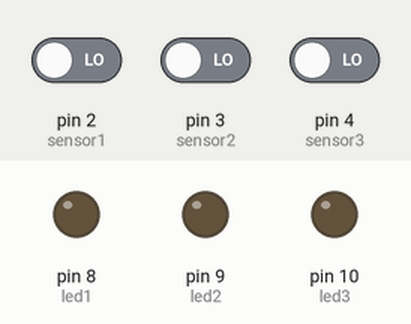
The sketch below on a simulated Arduino Uno, built with avr-gcc and run on an emulated ATmega328P. Parts: output pins drawn as LEDs (lit = HIGH). The inputs (shaded band) are chosen by the test bench; at power-on: pin 2 (sensor1) LOW, pin 3 (sensor2) LOW, pin 4 (sensor3) LOW. What the sketch prints to the serial monitor is not drawn.

Above: at 1.2 s.
1.3 s: pin 2 (sensor1) driven HIGH
At 1.6 s:
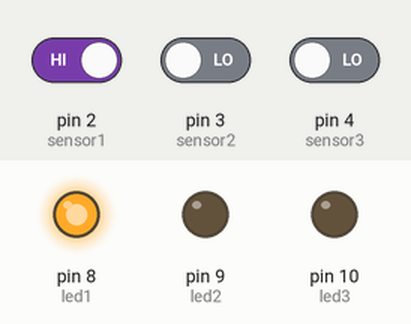
2.8 s: pin 3 (sensor2) driven HIGH
At 3.9 s:
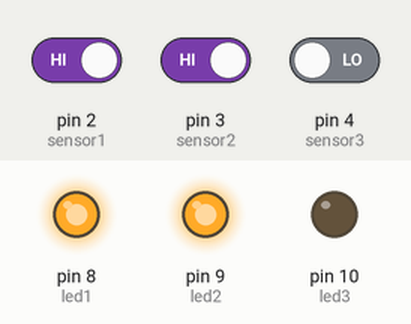
4.3 s: pin 4 (sensor3) driven HIGH
At 4.6 s:
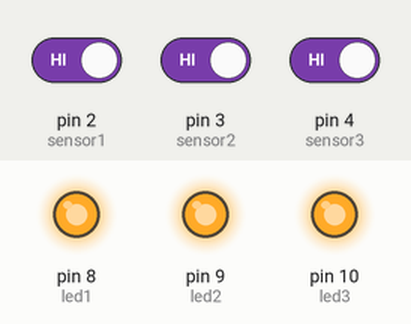
5.8 s: pin 2 (sensor1) driven LOW
At 7.0 s:
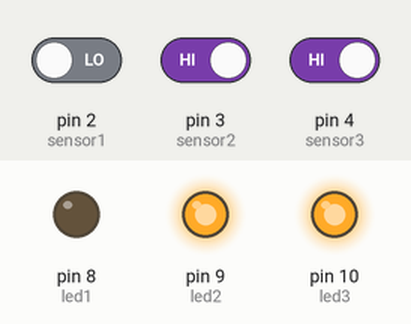
7.3 s: pin 3 (sensor2) driven LOW
At 8.3 s:
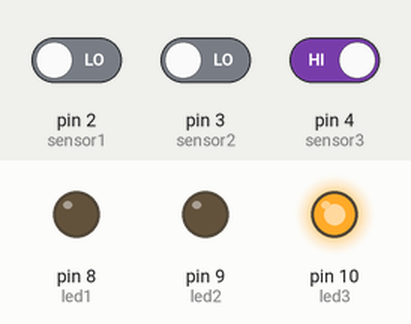
8.8 s: pin 2 (sensor1) driven HIGH
At 9.7 s:
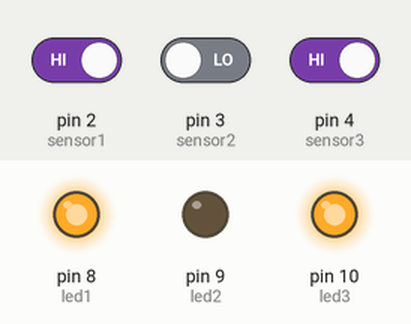
Timing chart, 0 to 11.3 s (numbered marks = the images above; inputs shaded):
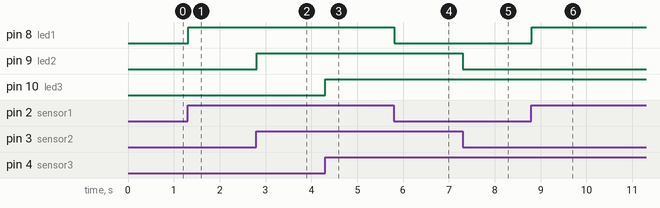

The sketch:

trial_3.ino
```cpp
int led1 = 8;
int led2 = 9;
int led3 = 10;
int sensor1 = 2;
int sensor2 = 3;
int sensor3 = 4;
void setup() {
  pinMode(led1, OUTPUT);
  pinMode(sensor1, INPUT);
  pinMode(led2, OUTPUT);
  pinMode(sensor2, INPUT);
  pinMode(led3, OUTPUT);
  pinMode(sensor3, INPUT);
  Serial.begin(9600);
}

void loop() {
  int sensorval1 = digitalRead(sensor1);
  Serial.println(sensorval1);

  if (sensorval1 == HIGH) {
    digitalWrite(led1, HIGH);
  }
  else {
    digitalWrite(led1, LOW);
  }

  int sensorval2 = digitalRead(sensor2);
  Serial.println(sensorval2);

  if (sensorval2 == HIGH) {
    digitalWrite(led2, HIGH);
  }
  else {
    digitalWrite(led2, LOW);
  }

  int sensorval3 = digitalRead(sensor3);
  Serial.println(sensorval3);

  if (sensorval3 == HIGH) {
    digitalWrite(led3, HIGH);
  }
  else {
    digitalWrite(led3, LOW);
  }

}
```

Measured:
- after the input at 1.3 s, pin 8 (led1): LOW → HIGH at once
- after the input at 2.8 s, pin 9 (led2): LOW → HIGH at once
- after the input at 4.3 s, pin 10 (led3): LOW → HIGH at once
- after the input at 5.8 s, pin 8 (led1): HIGH → LOW at once
- after the input at 7.3 s, pin 9 (led2): HIGH → LOW at once
- after the input at 8.8 s, pin 8 (led1): LOW → HIGH at once
